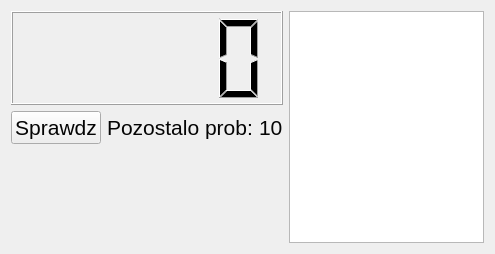
<?xml version="1.0" encoding="UTF-8"?>
<ui version="4.0">
 <class>Game</class>
 <widget class="QWidget" name="Game">
  <property name="geometry">
   <rect>
    <x>0</x>
    <y>0</y>
    <width>495</width>
    <height>254</height>
   </rect>
  </property>
  <property name="windowTitle">
   <string>Form</string>
  </property>
  <layout class="QGridLayout" name="gridLayout">
   <item row="1" column="1">
    <widget class="QLabel" name="atemptsText">
     <property name="styleSheet">
      <string notr="true">QLabel {
	color: #040404;
	font-family: 'Calibri';
	font-size: 16pt;
	qproperty-alignment: 'AlignCenter';
}</string>
     </property>
     <property name="text">
      <string>Pozostalo prob:</string>
     </property>
    </widget>
   </item>
   <item row="1" column="2">
    <widget class="QLabel" name="attemptsCount">
     <property name="styleSheet">
      <string notr="true">QLabel {
	color: #040404;
	font-family: 'Calibri';
	font-size: 16pt;
	qproperty-alignment: 'AlignCenter';
}</string>
     </property>
     <property name="text">
      <string>10</string>
     </property>
    </widget>
   </item>
   <item row="0" column="3" rowspan="3">
    <widget class="QTextBrowser" name="history"/>
   </item>
   <item row="1" column="0">
    <widget class="QPushButton" name="btnCheck">
     <property name="styleSheet">
      <string notr="true">QPushButton {
	color: #040404;
	font-family: 'Calibri';
	font-size: 16pt;
}</string>
     </property>
     <property name="text">
      <string>Sprawdz</string>
     </property>
    </widget>
   </item>
   <item row="0" column="0" colspan="3">
    <widget class="QLCDNumber" name="display"/>
   </item>
   <item row="2" column="0" colspan="3">
    <widget class="QLabel" name="hint">
     <property name="sizePolicy">
      <sizepolicy hsizetype="Minimum" vsizetype="Minimum">
       <horstretch>0</horstretch>
       <verstretch>0</verstretch>
      </sizepolicy>
     </property>
     <property name="styleSheet">
      <string notr="true">QLabel {
	color: #040404;
	font-family: 'Calibri';
	font-size: 16pt;
	qproperty-alignment: 'AlignCenter';
}

</string>
     </property>
     <property name="text">
      <string/>
     </property>
    </widget>
   </item>
  </layout>
 </widget>
 <resources/>
 <connections/>
</ui>
